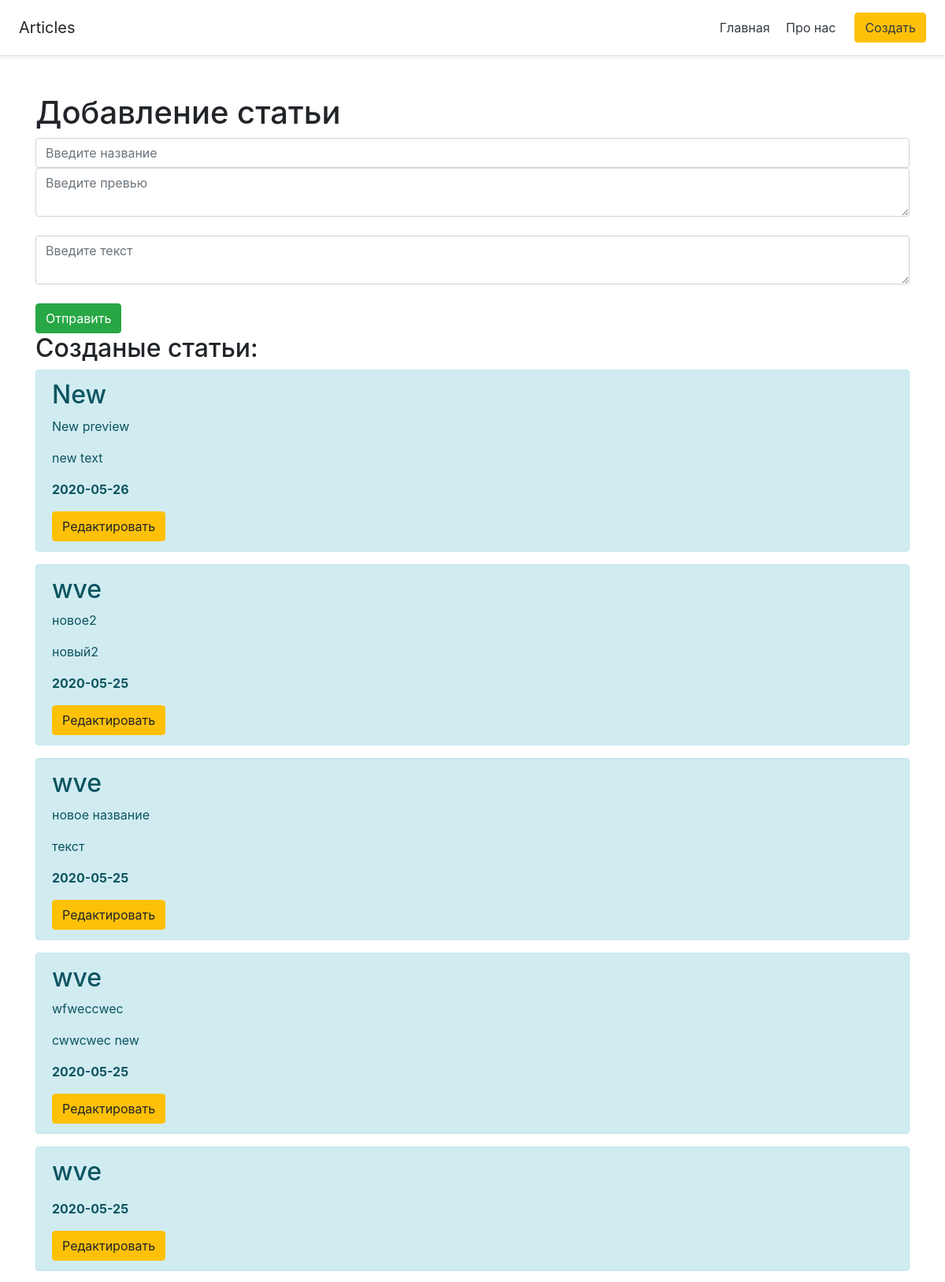
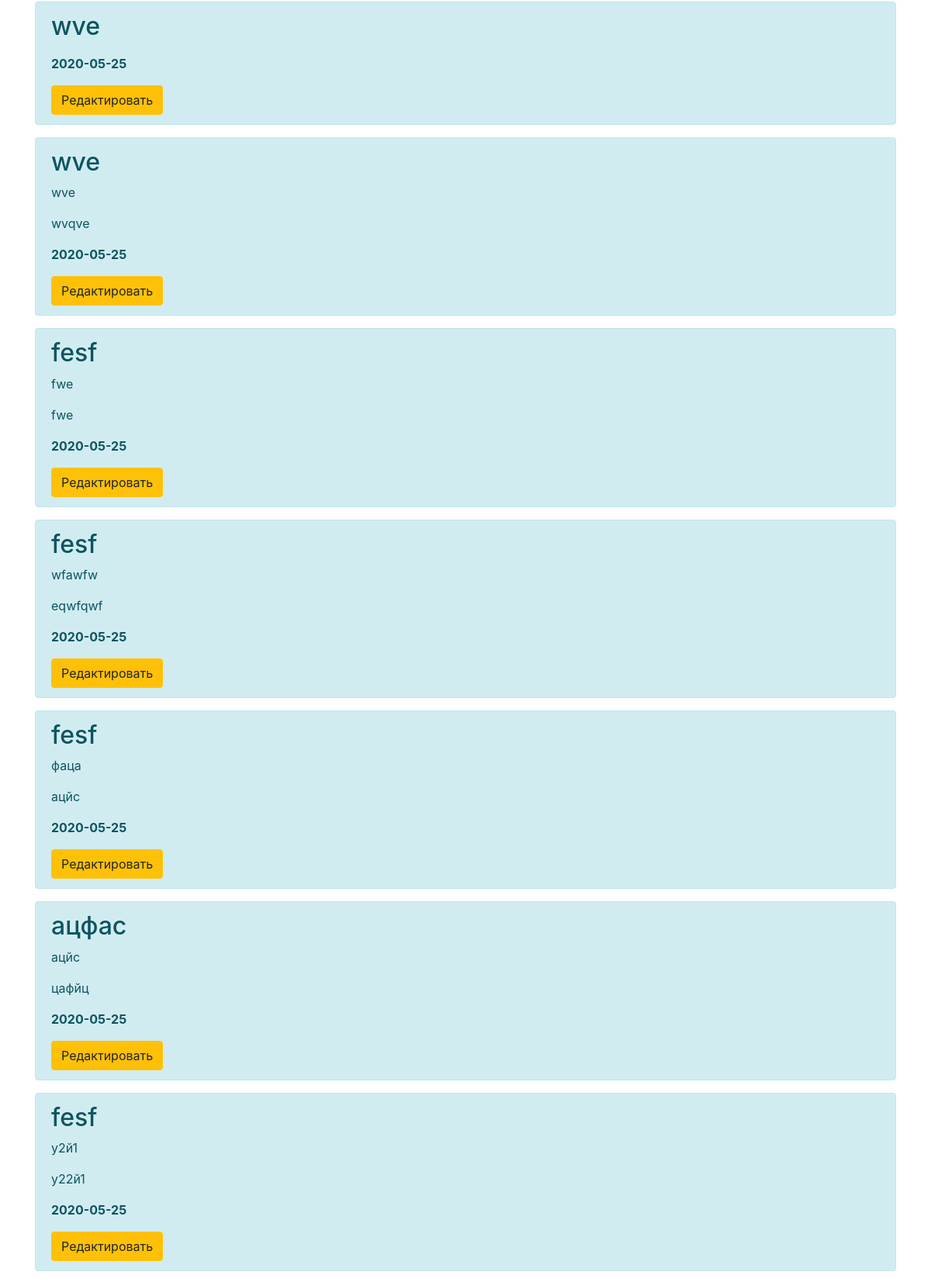
The app's page /create-article (upper part) with its own data (2 pictures, top to bottom).
### app.py (models this page shows)
class Article(db.Model):
    id = db.Column(db.Integer, primary_key=True)
    title = db.Column(db.String(100), nullable=False)
    intro = db.Column(db.String(300), nullable=False)
    text = db.Column(db.Text, nullable=False)
    date = db.Column(db.DateTime, default=datetime.utcnow)
    image = db.Column(db.BLOB)
    def __repr__(self):
        return '<Article %r>' % self.id

### app.py (the view)
@app.route('/create-article', methods=['POST', 'GET'])
def create_article():
    articles = Article.query.order_by(Article.date.desc()).all()
    print(articles)
    if request.method == "POST":
        title = request.form['title']
        intro = request.form['intro']
        text = request.form['text']
        article = Article(title=title, intro=intro, text=text)
        try:
            db.session.add(article)
            db.session.commit()
            return redirect('/create-article')
        except:
            return "При добавлении статьи произошла ошибка"
    else:
        return render_template("create-article.html", articles=articles)

### templates/create-article.html (shortened to what this page needs)
{% extends 'base.html' %}
{% block body %}
<div class="container mt-5">
    <h1>Добавление статьи</h1>
    <form method="post" >
        <input type="text" name="title" id="title" class="form-control" placeholder="Введите название">
        <textarea name="intro" id="intro" class="form-control" placeholder="Введите превью"></textarea></br>
        <textarea name="text" id="text" class="form-control" placeholder="Введите текст"></textarea></br>
        <input type="submit" class="btn btn-success" value="Отправить">
    </form>
    <h2>Созданые статьи:</h2>
    {% for el in articles %}
    <div class="alert alert-info">
        <h2>{{ el.title }}</h2>
        <p>{{ el.intro }}</p>
        <p>{{ el.text }}</p>
        <p><b>{{ el.date.date() }}</b></p>
        <a href="/posts/{{ el.id }}/update" class="btn btn-warning">Редактировать</a>
    </div>
    {% endfor %}
</div>
{% endblock %}

### records on screen
Article: title "New", intro "New preview", text "new text", date "2020-05-26"
Article: title "wve", intro "новое2", text "новый2", date "2020-05-25"
Article: title "wve", intro "новое название", text "текст", date "2020-05-25"
Article: title "wve", intro "wfweccwec", text "cwwcwec new", date "2020-05-25"
Article: title "wve", date "2020-05-25"
Article: title "wve", date "2020-05-25"
Article: title "wve", intro "wve", text "wvqve", date "2020-05-25"
Article: title "fesf", intro "fwe", text "fwe", date "2020-05-25"
Article: title "fesf", intro "wfawfw", text "eqwfqwf", date "2020-05-25"
Article: title "fesf", intro "фаца", text "ацйс", date "2020-05-25"
Article: title "ацфас", intro "ацйс", text "цафйц", date "2020-05-25"
Article: title "fesf", intro "у2й1", text "у22й1", date "2020-05-25"
